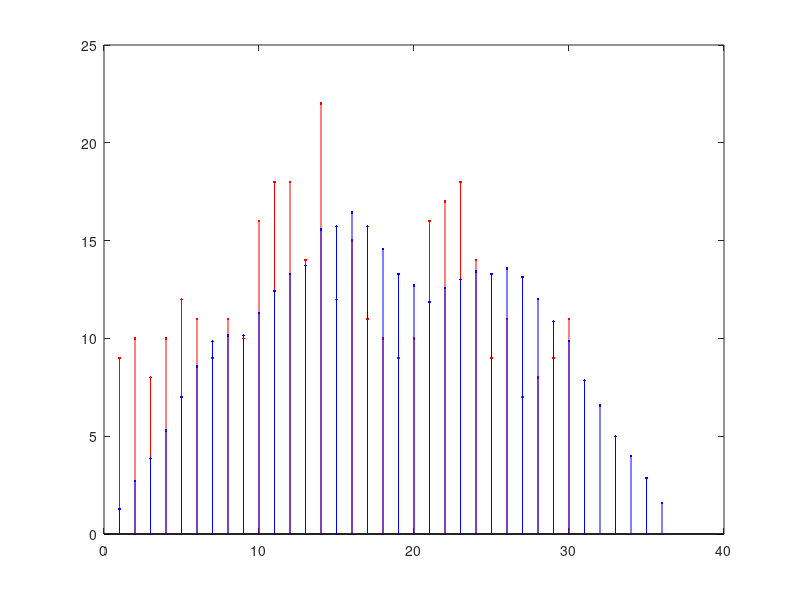

This chart was generated by the following MATLAB code: (Note: this script raises an error after producing the figure.)
% Session 4, convolution & filters

h = [1 2 1];
x = [2 1];

y = conv(x, h);
%%

x = [9 10 8 10 12 11 9 11 10 16 18 18 14 22 12 15 11 10 9 10 16 17 18 14 9 11 7 8 9 11];

h = [ones(1, 7)] / 7;

y = conv(x, h);

stem(x, 'r.');

hold on;
stem(y, 'b.');
hold off;

%%

[train, fs] = audioread('resources/train.wav');

subplot(2,1,1);
spectrogram(train, hanning(1000));

% low-pass filter apparently
lp=[-0.1110 0.1024 0.1372 0.1849 0.2238 0.2386 0.2238 0.1849 0.1372 0.1024 -0.1110];

y=conv(train,lp);
subplot(2,1,2);
avansfftplot(y, fs);

